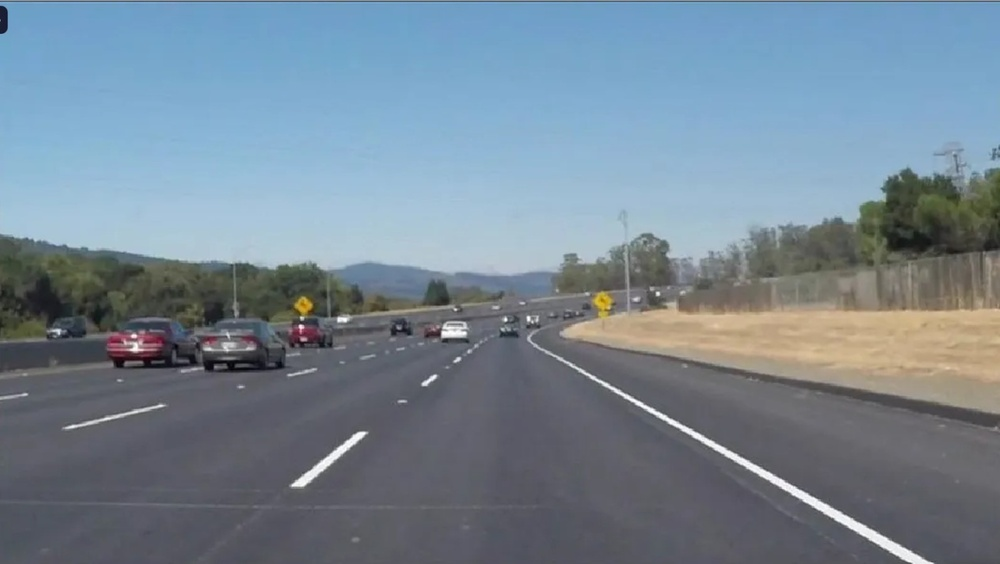
#> input picture road.jpg, 1000 x 564 px, shrunk from 1594 x 899 before the run
$ python lanedetection.py
#> lines starting #> are read from the running program, lines starting #| are printed output that depends on the picture; after the words box and inside, x2 and y2 are one past the last pixel; in counts of white or black regions, pixels touching at a corner belong together
import cv2 as cv
import matplotlib.pyplot as plt
import numpy as np
import math

# # Steps
# Read the image
# Grayscale
# Calculate ROI
# Masking
# Canny edge detection
# Hough Transform

img = cv.imread('road.jpg')
#> img is the input picture: shape (564, 1000, 3); mean B, G, R 147.4, 134.1, 118
plt.figure()
plt.imshow(img)
plt.show()

height = img.shape[0]
#> height = 564
width = img.shape[1]
#> width = 1000
region_of_interest_vertices = [
    (0, height),
    (width / 2, height / 2),
    (width, height),
]
#> region_of_interest_vertices = [(0, 564), (500, 282), (1000, 564)]

gray_image = cv.cvtColor(img, cv.COLOR_RGB2GRAY)
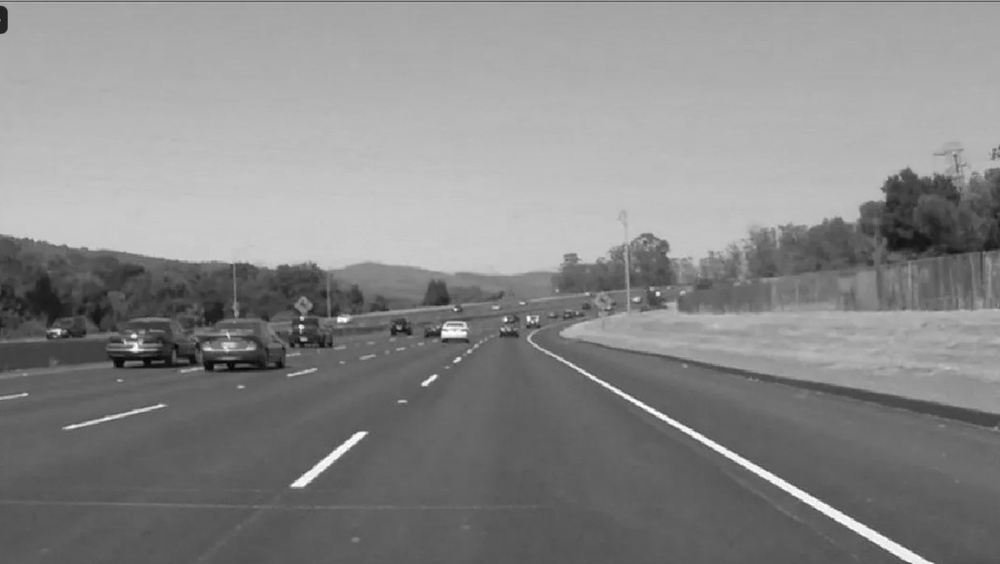
#> gray_image: shape (564, 1000); min 3, max 255, mean 136.2
cannyed_image = cv.Canny(gray_image, 100, 200)
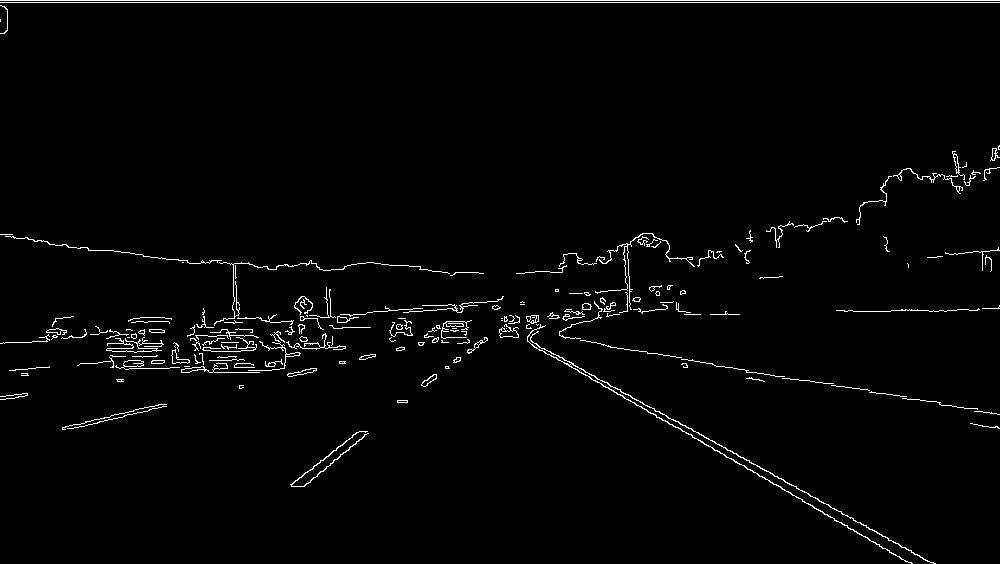
#> cannyed_image: shape (564, 1000); 2% white in thin lines or dots

def region_of_interest(img, vertices):
    mask = np.zeros_like(img)
    match_mask_color = 255

    cv.fillPoly(mask, vertices, match_mask_color)
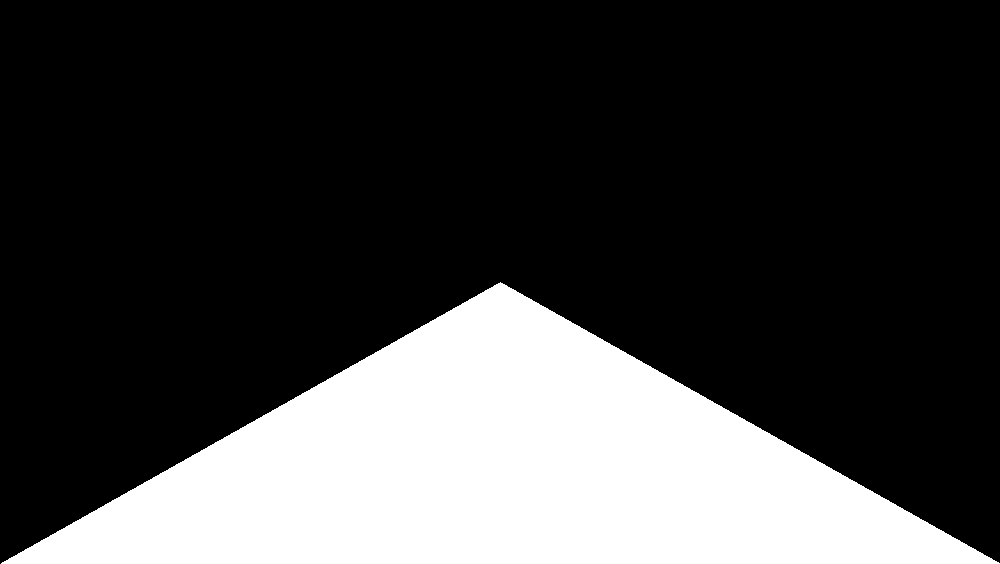
#> mask: shape (564, 1000); 25% white; 1 white region, box (x1, y1, x2, y2) and area: (1, 282, 1000, 564) 141218
    masked_image = cv.bitwise_and(img, mask)
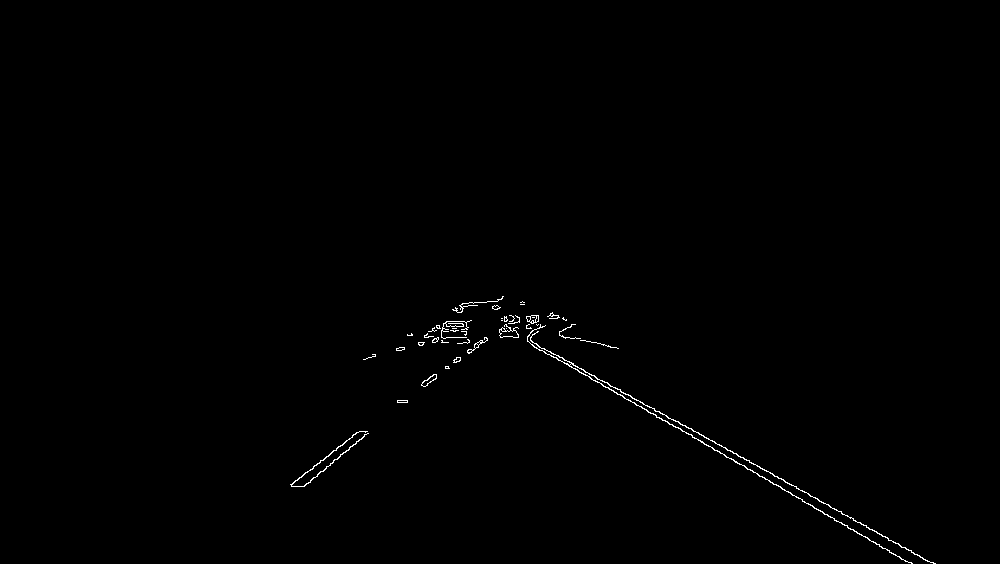
#> masked_image: shape (564, 1000); 0.43% white in thin lines or dots, all inside (x1, y1, x2, y2) = (290, 296, 936, 564)
    return masked_image


cropped_image = region_of_interest(
    cannyed_image,
    np.array([region_of_interest_vertices], np.int32)
)
plt.figure()
plt.imshow(cropped_image)
plt.show()

lines = cv.HoughLinesP(
    cropped_image,
    rho=6,
    theta=np.pi / 60,
    threshold=160,
    lines=np.array([]),
    minLineLength=40,
    maxLineGap=25
)
#> lines = 14 rows, first 6: [503, 328, 908, 562], [506, 328, 912, 563], [841, 511, 930, 562], [620, 389, 706, 438], [675, 420, 749, 462], [691, 428, 810, 496]


# printLines
def draw_lines(img, lines, color=[255, 0, 0], thickness=3):

    # If there are no lines to draw, exit.
        if lines is None:
            return
    # Make a copy of the original image.
        image = np.copy(img)
    # Create a blank image that matches the original in size.
        line_image = np.zeros(
            (
            image.shape[0],
            image.shape[1],
            3
            ),
            dtype=np.uint8,
        )
    # Loop over all lines and draw them on the blank image.
        for line in lines:
            for x1, y1, x2, y2 in line:
             x1, y1, x2, y2 = map(int, (x1, y1, x2, y2))
            #  print(type(x1), type(y1), type(x2), type(y2))
             cv.line(line_image, (x1, y1), (x2, y2), color, thickness)
    # Merge the image with the lines onto the original.
        image = cv.addWeighted(image, 0.8, line_image, 1.0, 0.0)
    # Return the modified image.
        return image


left_line_x = []
left_line_y = []
right_line_x = []
right_line_y = []
for line in lines:
    for x1, y1, x2, y2 in line:
        slope = (y2 - y1) / (x2 - x1) # <-- Calculating the slope.
        if math.fabs(slope) < 0.5: # <-- Only consider extreme slope
            continue
        if slope <= 0: # <-- If the slope is negative, left group.
            left_line_x.extend([x1, x2])
            left_line_y.extend([y1, y2])
        else: # <-- Otherwise, right group.
            right_line_x.extend([x1, x2])
            right_line_y.extend([y1, y2])
#> this loop made 14 passes
#> line on passes 1 to 12: [[503, 328, 908, 562]], [[506, 328, 912, 563]], [[841, 511, 930, 562]], [[620, 389, 706, 438]], [[675, 420, 749, 462]], [[691, 428, 810, 496]], [[398, 402, 517, 316]], [[406, 402, 512, 316]], [[504, 328, 911, 563]], [[514, 322, 563, 317]], [[479, 302, 534, 334]], [[749, 460, 888, 540]]
#> after the loop, left_line_x = [398, 517, 406, 512, 302, 368, 397, 474]; left_line_y = [402, 316, 402, 316, 486, 433, 402, 346]; right_line_x = [503, 908, 506, 912, 841, 930, 620, 706, 675, 749, 691, 810, 504, 911, 479, 534, 749, 888]; right_line_y = [328, 562, 328, 563, 511, 562, 389, 438, 420, 462, 428, 496, 328, 563, 302, 334, 460, 540]
min_y = img.shape[0] * (3 / 5) # <-- Just below the horizon
#> min_y = 338.4
max_y = img.shape[0] # <-- The bottom of the image
#> max_y = 564
poly_left = np.poly1d(np.polyfit(
    left_line_y,
    left_line_x,
    deg=1
))
left_x_start = int(poly_left(max_y))
#> left_x_start = 200
left_x_end = int(poly_left(min_y))
#> left_x_end = 483
poly_right = np.poly1d(np.polyfit(
    right_line_y,
    right_line_x,
    deg=1
))
right_x_start = int(poly_right(max_y))
#> right_x_start = 923
right_x_end = int(poly_right(min_y))
#> right_x_end = 532
line_image = draw_lines(
    img,
    [[
        [left_x_start, max_y, left_x_end, min_y],
        [right_x_start, max_y, right_x_end, min_y],
    ]],
    thickness=5,
)
#> in draw_lines, `image = cv.addWeighted(image, 0.8, line_image, 1.0, 0.0)`:
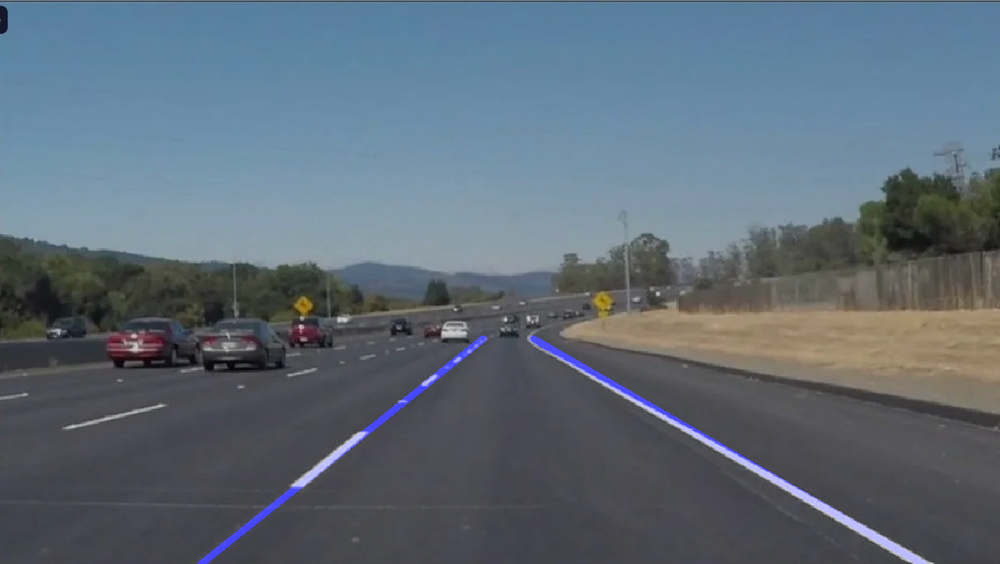
#> image: shape (564, 1000, 3); mean B, G, R 119.2, 107.3, 94.4

plt.figure()
plt.imshow(line_image)
plt.show()

$ run again, with images.jpeg copied over road.jpg
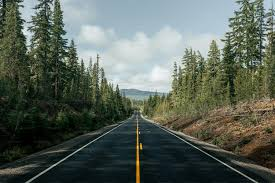
#> input picture images.jpeg, 275 x 183 px
#> img is the input picture: shape (183, 275, 3); mean B, G, R 89.7, 99.3, 89.9
#> `cannyed_image = cv.Canny(gray_image, 100, 200)`:
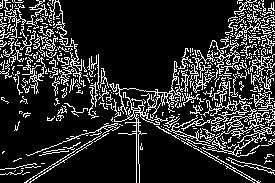
#> cannyed_image: shape (183, 275); 17.1% white in thin lines or dots
#> mask: shape (183, 275); 25.2% white; 1 white region, box (x1, y1, x2, y2) and area: (1, 91, 275, 183) 12695
#> masked_image: shape (183, 275); 3.1% white in thin lines or dots, all inside (x1, y1, x2, y2) = (14, 95, 261, 183)
#> lines = 13 rows, first 6: [121, 103, 258, 182], [24, 182, 68, 154], [130, 102, 242, 166], [90, 144, 154, 103], [114, 106, 251, 167], [29, 182, 148, 105]
#> the loop `for line in lines:` made 13 passes
#> after the loop `for line in lines:`: left_line_x = [24, 68, 90, 154, 29, 148, 29, 148, 68, 140]; left_line_y = [182, 154, 144, 103, 182, 105, 172, 104, 151, 109]; right_line_x = [121, 258, 130, 242, 128, 236, 122, 254, 129, 219, 132, 242]; right_line_y = [103, 182, 102, 166, 97, 160, 106, 182, 99, 151, 99, 162]
#> left_x_start = 20
#> left_x_end = 140
#> right_x_start = 266
#> right_x_end = 143
#> in draw_lines, `image = cv.addWeighted(image, 0.8, line_image, 1.0, 0.0)`:
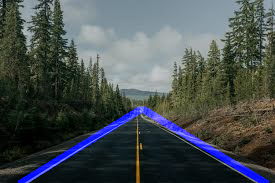
#> image: shape (183, 275, 3); mean B, G, R 80.4, 79.5, 71.9
